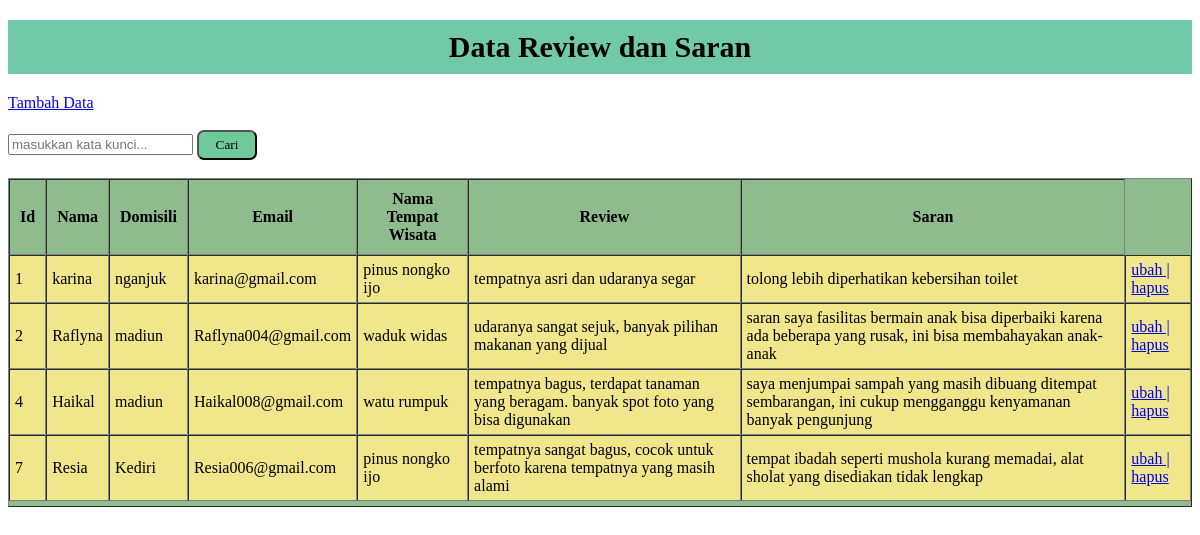
The page / on the database its author committed.
### tables this page shows
CREATE TABLE `tb_pengelolaan` (
  `id` int(11) NOT NULL,
  `nama` varchar(20) NOT NULL,
  `domisili` varchar(200) NOT NULL,
  `email` varchar(100) NOT NULL,
  `nama tempat wisata` varchar(200) NOT NULL,
  `review` text NOT NULL,
  `saran` text NOT NULL
);

### functions.php (called while the page is built, shortened)
<?php
$conn = mysqli_connect('localhost','root','','db_wisata');
function query($query)
{
    global $conn;
    $result = mysqli_query($conn, $query);
    $rows = [];
    while ($row = mysqli_fetch_assoc($result)){
        $rows[] = $row;
    }
    return $rows;
}
?>

### index.php (the view, shortened to what this page needs)
<?php
require 'functions.php';
$rows = query("SELECT * FROM tb_pengelolaan");
?>
<!DOCTYPE html>
<html lang="en">
<head>
    <link rel="stylesheet" type="text/css" href="style.css">
</head>
<body background="watu.jpg">
    <h1 bgcolor="#8FBC8F">Data Review dan Saran</h1>
    <a href="tambah.php">Tambah Data</a>
    <br>
    <br>
    <form action="" method="post">
        <input type="text" name="keyword" id="keyword" autofocus placeholder="masukkan kata kunci...">
        <button type="submit" name="cari">Cari</button>
    </form>
    <br>
    <table bgcolor="#8FBC8F" border="1" cellpadding=10 cellspacing=0>
        <thead>
            <th>Id</th>
            <th>Nama</th>
            <th>Domisili</th>
            <th>Email</th>
            <th>Nama Tempat Wisata</th>
            <th>Review</th>
            <th>Saran</th>
        </thead>
        <tbody>
            <?php foreach ($rows as $row) : ?>
                <tr bgcolor="#F0E68C">
                    <td><?php echo $row["id"] ?></td>
                    <td><?php echo $row["nama"] ?></td>
                    <td><?php echo $row["domisili"] ?></td>
                    <td><?php echo $row["email"] ?></td>
                    <td><?php echo $row["nama tempat wisata"] ?></td>
                    <td><?php echo $row["review"] ?></td>
                    <td><?php echo $row["saran"] ?></td>
                    <td>
                        <a href="ubah.php?id=<?php echo $row["id"] ?>" >ubah |</a>
                        <a href="hapus.php?id=<?php echo $row["id"] ?>"
                        onclick="return confirm('Apakah anda yakin akan menghapus data?')">hapus </a>
                    </td>
                </tr>
            <?php endforeach; ?>
        </tbody>
    </table>
</body>
</html>

### style.css (style rules this page uses)
body { background-size: 100%; }
h1 { text-align: center; font-size: 30px; background-color: rgb(113, 201, 167); padding: 10px; }
table { margin: auto; padding-bottom: 5px; color: black; }
table td { padding: 5px; }
button { width: 60px; font-family: comic sans ms; height: 30px; background-color: rgb(110, 202, 152); border-radius: 7px; }

### rows shown on the page
tb_pengelolaan: id "1", nama "karina", domisili "nganjuk", email "karina@gmail.com", nama tempat wisata "pinus nongko ijo", review "tempatnya asri dan udaranya segar", saran "tolong lebih diperhatikan kebersihan toilet"
tb_pengelolaan: id "2", nama "Raflyna", domisili "madiun", email "Raflyna004@gmail.com", nama tempat wisata "waduk widas", review "udaranya sangat sejuk, banyak pilihan makanan yang dijual", saran "saran saya fasilitas bermain anak bisa diperbaiki karena ada beberapa yang rusak, ini bisa membahayakan anak-anak"
tb_pengelolaan: id "4", nama "Haikal", domisili "madiun", email "Haikal008@gmail.com", nama tempat wisata "watu rumpuk", review "tempatnya bagus, terdapat tanaman yang beragam. banyak spot foto yang bisa digunakan", saran "saya menjumpai sampah yang masih dibuang ditempat sembarangan, ini cukup mengganggu kenyamanan banyak pengunjung"
tb_pengelolaan: id "7", nama "Resia", domisili "Kediri", email "Resia006@gmail.com", nama tempat wisata "pinus nongko ijo", review "tempatnya sangat bagus, cocok untuk berfoto karena tempatnya yang masih alami", saran "tempat ibadah seperti mushola kurang memadai, alat sholat yang disediakan tidak lengkap"
